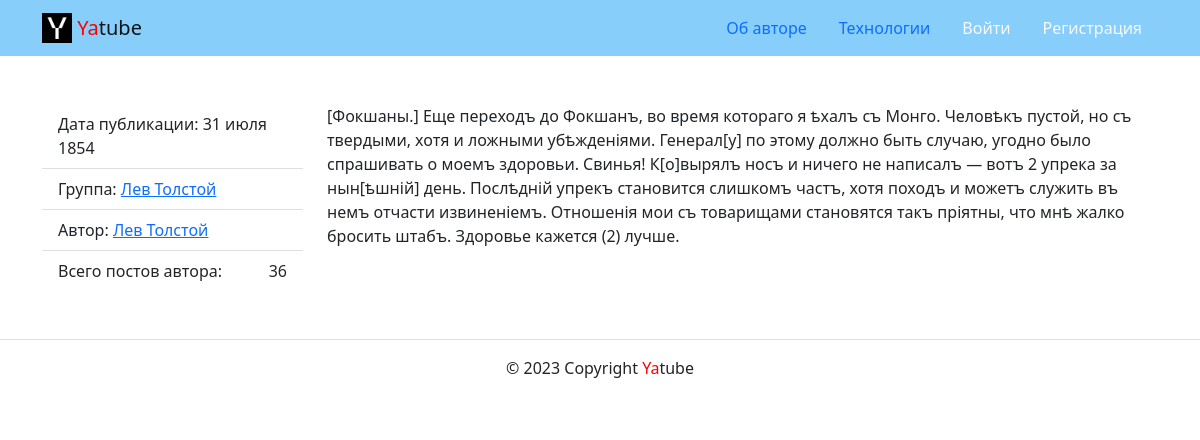
The app's page /posts/37/ with its own data.
### posts/models.py (models this page shows, shortened)
class Post(models.Model):
    text = models.TextField(
        verbose_name='Текст поста',
        help_text='Текст нового поста'
    )
    pub_date = models.DateTimeField('Дата публикации', auto_now_add=True)
    author = models.ForeignKey(
        User,
        on_delete=models.CASCADE,
        related_name='posts',
        verbose_name='Автор',
        help_text='Имя автора'
    )
    group = models.ForeignKey(
        Group,
        on_delete=models.SET_NULL,
        related_name='posts',
        blank=True, null=True,
        verbose_name='Группа',
        help_text='Группа, к которой будет относиться пост',
    )
    image = models.ImageField(
        'Картинка',
        upload_to='posts/',
        blank=True,
        help_text='Поле для загрузки картинки',
    )
    class Meta:
        ordering = ('-pub_date',)
        verbose_name = 'Пост'
        verbose_name_plural = 'Посты'

class Group(models.Model):
    title = models.CharField(
        max_length=200, verbose_name='Название',
        help_text='Название группы'
    )
    slug = models.SlugField(
        unique=True,
        verbose_name='Идентификатор',
        help_text='Название идентификатора'
    )
    description = models.TextField(
        verbose_name='Описание',
        help_text='Текст описания'
    )
    class Meta:
        verbose_name = 'Группа'
        verbose_name_plural = 'Группы'

### posts/views.py (the view)
# urls.py: path("posts/<int:post_id>/", views.post_detail, name="post_detail"),
def post_detail(request, post_id):
    return render(request, 'posts/post_detail.html', {
        'post': get_object_or_404(Post, id=post_id),
        'form': CommentForm(request.POST or None),
    })

### core/context_processors/year.py (called while the page is built)
def year(request):
    return {
        'year': datetime.now().year,
    }

### templates/posts/post_detail.html (shortened to what this page needs)
{% extends 'base.html' %}
{% load thumbnail %}
{% block content %}
  <div class="row">
    <aside class="col-12 col-md-3">
      <ul class="list-group list-group-flush">
        <li class="list-group-item">Дата публикации: {{ post.pub_date|date:"d E Y" }}</li>
        {% if post.group %}
          <li class="list-group-item">
            Группа:
            <a href="{% url 'posts:group_list' post.group.slug %}">{{ post.group.title }}</a>
          </li>
        {% endif %}
        <li class="list-group-item">Автор: <a href="{% url 'posts:profile' post.author.username %}">{{ post.author.get_full_name }}</a></li>
        <li class="list-group-item d-flex justify-content-between align-items-center">
          Всего постов автора:  <span >{{ post.author.posts.count }}</span>
        </li>
      </ul>
    </aside>
    <article class="col-12 col-md-9">
      <p>{{ post.text|linebreaksbr }}</p>
    </article>
  </div>
{% endblock %}

### records on screen
Post: pub_date "31 июля 1854", group "Лев Толстой", author.get_full_name "Лев Толстой", author.posts.count "36", text "[Фокшаны.] Еще переходъ до Фокшанъ, во время котораго я ѣхалъ съ Монго. Человѣкъ пустой, но съ твердыми, хотя и ложными убѣжденіями. Генерал[у] по этому должно быть случаю, угодно было спрашивать о моемъ здоровьи. Свинья! К[о]вырялъ носъ и ничего не написалъ — вотъ 2 упрека за нын[ѣшній] день. Послѣдній упрекъ становится слишкомъ частъ, хотя походъ и можетъ служить въ немъ отчасти извиненіемъ. Отношенія мои съ товарищами становятся такъ пріятны, что мнѣ жалко бросить штабъ. Здоровье кажется (2) лучше."
